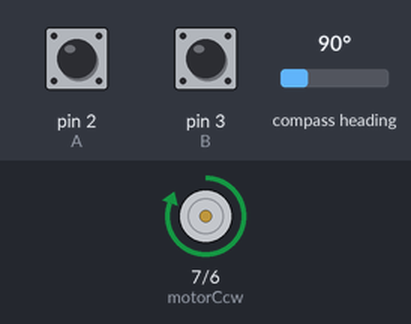
Simulated run of this sketch. Board: Arduino Uno, built with avr-gcc and run on an emulated ATmega328P. Shown: motor-driver pin pairs drawn as motors (green arrow = first pin HIGH = forward, orange = second pin HIGH = backward, longer = more drive, scaled by the enable pin). Inputs (shaded band) come from the test bench; at power-on: compass heading 90°, pin 2 (A) HIGH, pin 3 (B) HIGH. What the sketch prints to the serial monitor is not drawn.

Above: at 1.2 s.
1.3 s: compass heading set to 74°
At 2.5 s:
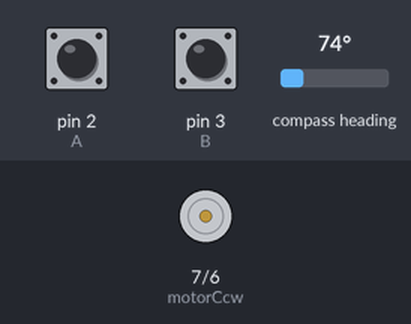
2.8 s: compass heading set to 219°
At 3.7 s:
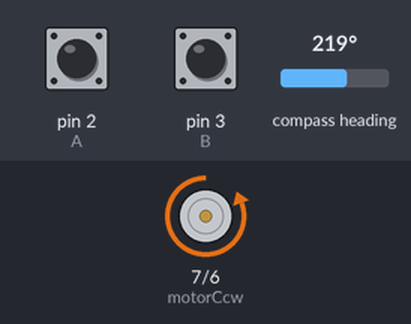
4.3 s: compass heading set to 213°
At 4.8 s:
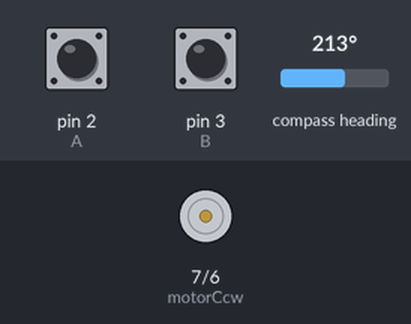
5.8 s: compass heading set to 135°
7.3 s: compass heading set to 128°
At 8.3 s:
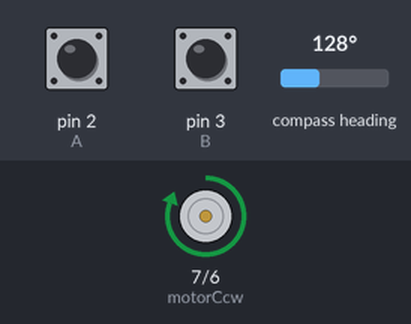
Timing chart, 0 to 9.8 s (numbered marks = the images above; inputs shaded):
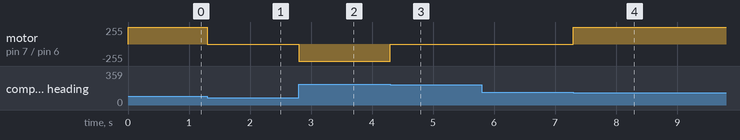

The sketch:

pendeltest.ino
```cpp
#include <AS5600.h>
#include <Wire.h>
#include "motrorun.h"
#define A 2
#define B 3


int pwmPin = 8;
int motorCw = 6;
int motorCcw = 7;
int pinList[3] = {pwmPin, motorCw, motorCcw};
int aCounter = 0;
int bCounter = 0;
bool currentA;
bool currentB;
bool lastA;
bool lastB;
int posFlank = 0;
float posDeg = 0;
int i = 0;
float setPosMotor = 0.0;
float pendelPosBits;
float pendelPosDeg;
float errPendel;
float errPendelDPS;
float errMotorPos;
float pendelDPS;
float motorVelocety = 0.0;
float previousPos = 0.0;
float previousTime = micros();
float setVelocity = 360;
float errVelocity;
float totErrPendel;
float x;


Motrorun pendelMotor_(pinList);
AS5600 as5600;


void setup() {
  Serial.begin(9600);
  pinMode(motorCcw, OUTPUT);
  pinMode(motorCw, OUTPUT);
  pinMode(A, INPUT);
  pinMode(B, INPUT);

  as5600.begin(4);  //  set direction pin.
  as5600.setDirection(AS5600_CLOCK_WISE);  // default, just be explicit.

  Serial.println(as5600.getAddress());

  attachInterrupt(0, updateEncoder, CHANGE);
	attachInterrupt(1, updateEncoder, CHANGE);
}

void loop() {
  pendelAngelCalk();
  if (pendelPosDeg > 170 && pendelPosDeg < 190){
    errPendel = (179 - pendelPosDeg)*(-30);
    errPendelDPS = (0-pendelDPS)*(-0.5);
    errVelocity = (0-motorVelocety)*(-1);
    errMotorPos = (0-posDeg)*(-0.5);
    totErrPendel = errPendel + errPendelDPS+errVelocity+errMotorPos;
    pendelMotor_.runMotorPWM(totErrPendel, posDeg, setPosMotor);
  }
  else if (pendelPosDeg > 145 && pendelPosDeg < 215){
    errPendel = (180 - pendelPosDeg)*(-90);
    errPendelDPS = (0-pendelDPS)*(-8);
    errVelocity = (0-motorVelocety)*(0);
    errMotorPos = (0-posDeg)*(0);
    totErrPendel = errPendel + errPendelDPS+errVelocity+errMotorPos;
    pendelMotor_.runMotorPWM(totErrPendel, posDeg, setPosMotor);
  }
  else if ((pendelPosDeg > 10 && pendelPosDeg < 60) || (pendelPosDeg < -10 && pendelPosDeg > -60)){
    if (pendelDPS<0){
      pendelMotor_.getUp(80, 1);
    }
    else{
      pendelMotor_.getUp(220, 0);
    }
  }
  else if ((pendelPosDeg > 370 && pendelPosDeg < 420)|| (pendelPosDeg < 350 && pendelPosDeg > 300)){
    if (pendelDPS<0){
      pendelMotor_.getUp(220, 1);
    }
    else{
      pendelMotor_.getUp(80, 0);
    }
  }
  else{
    pendelMotor_.runMotorPWM(0, 0, 0);
  }


  if (i == 50){
    motorVelocety = (posDeg-previousPos)/(micros()-previousTime)*1000000;
    i = 0;
    previousTime = micros();
    previousPos = posDeg;
  }
  i++;
}

void updateEncoder(){
  currentA = digitalRead(A);
  currentB = digitalRead(B);
	if (currentA != lastA && currentA != currentB){
    aCounter++;
  }
  else if(currentA != lastA && currentA == currentB){
    aCounter--;
  }
  if (currentB != lastB && currentA == currentB){
    bCounter++;
  }
  else if(currentB != lastB && currentA != currentB){
    bCounter--;
  }

  lastA = currentA;
  lastB = currentB;
  posFlank = aCounter + bCounter;
  posDeg = (posFlank/(19.225*12))*360;
}

void pendelAngelCalk(){
  pendelPosBits = as5600.getCumulativePosition();
  pendelPosDeg = ((pendelPosBits+220)/4096)*360;
  pendelDPS = as5600.getAngularSpeed(AS5600_MODE_RPM)*6;
}
```

motrorun.cpp
```cpp
#include "motrorun.h"

Motrorun::Motrorun(int motorPins[])
: pwmPin(motorPins[0])
, CwPin(motorPins[1])
, CcwPin(motorPins[2])
, Kp(1)


{

}

void Motrorun::runMotorPWM(float errPos, float posMotor, float setPosMotor){
  //errPos = errPos - 0.1*(setPosMotor-posMotor);
  pwm = 48 + abs(Kp*errPos);
  if (pwm > 254){
    pwm = 255;
  }
  if (errPos < 0){
    digitalWrite(CwPin, 1);
    digitalWrite(CcwPin, 0);
    analogWrite(pwmPin, pwm);
  }
  else if (errPos > 0){
    digitalWrite(CwPin, 0);
    digitalWrite(CcwPin, 1);
    analogWrite(pwmPin, pwm);
  }
  else{
    digitalWrite(CwPin, 0);
    digitalWrite(CcwPin, 0);
    analogWrite(pwmPin, 0);
  }
}

void Motrorun::getUp(int gain, bool derection){
    digitalWrite(CwPin, derection);
    digitalWrite(CcwPin, !derection);
    analogWrite(pwmPin, gain);
}
```

motrorun.h
```cpp
#ifndef motrorun_h
#define motrorun_h

#include "Arduino.h"
#include "Servo.h"


class Motrorun{
  public:
    Motrorun(int motorPins[3]);
    void runMotorPWM(float errPos, float posMotor, float setPosMotor);
    void getUp(int gain, bool derection);

  private:
    int pwmPin;
    int CwPin;
    int CcwPin;
    int pwm;
    float Kp;
};

#endif
```

Measured:
- the behaviour switches between 81 and 80° on compass heading (found by bisection; images 0 and 1)
- the behaviour switches between 216 and 215° on compass heading (found by bisection; images 2 and 3)
- the behaviour switches between 131 and 130° on compass heading (found by bisection; images 3 and 4)
- after the input at 1.3 s, motor on pin 7 (motorCcw) / pin 6 (motorCw): forward 255/255 → stopped at once
- after the input at 2.8 s, motor on pin 7 (motorCcw) / pin 6 (motorCw): stopped → backward 255/255 at once
- after the input at 4.3 s, motor on pin 7 (motorCcw) / pin 6 (motorCw): backward 255/255 → stopped at once
- after the input at 5.8 s, every drawn part: stays the same
- after the input at 7.3 s, motor on pin 7 (motorCcw) / pin 6 (motorCw): stopped → forward 255/255 at once
